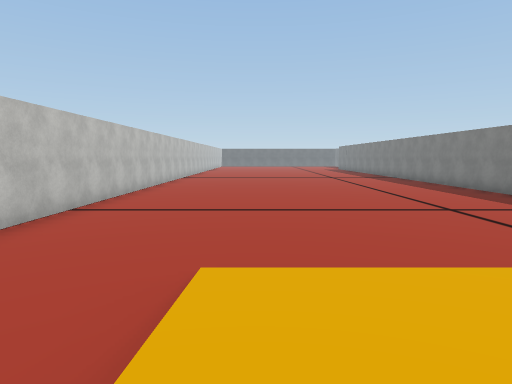
[1] (above)

24 first-person views from a walk through a 3-D level made in the Unity game engine. The camera is 1.4 m above the floor, tilts 6° down and sees 75° across. The floor is counted in squares, 2 m on a side. Each view is taken from the middle of a square. On the plan, view 1 faces up. The plan holds only what a view shows up to about 10 squares ahead; the rest is blank. Some surface patterns are stand-ins.

[2]
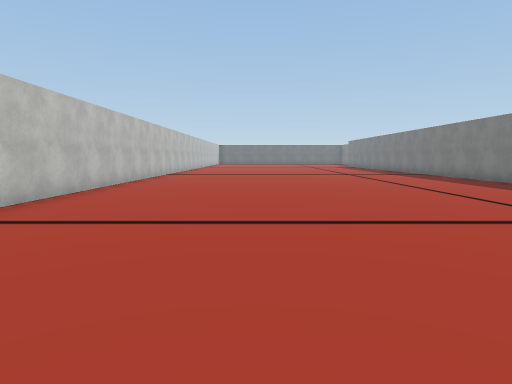

[3]
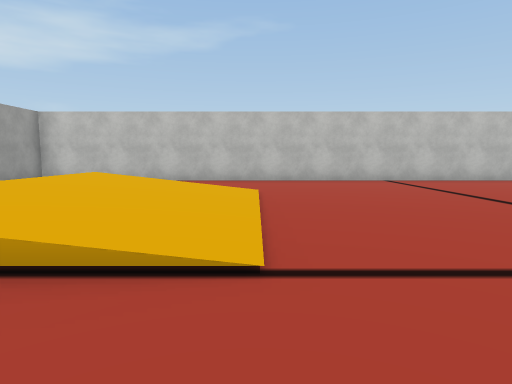

[4]
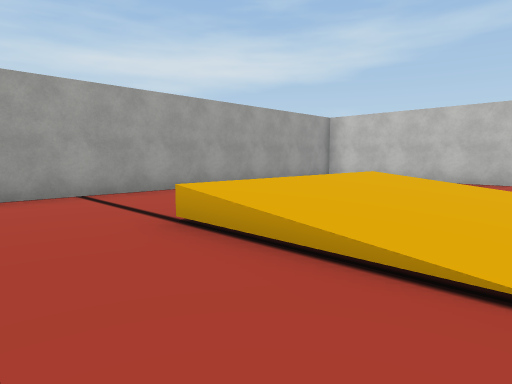

[5]
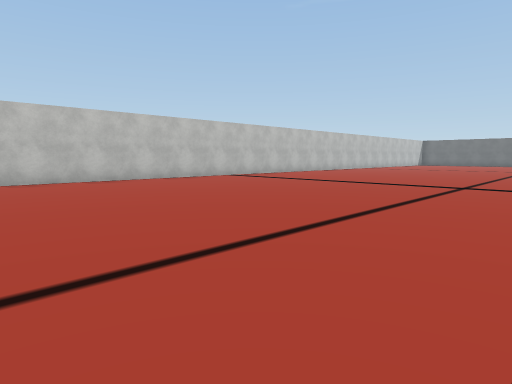

[6]
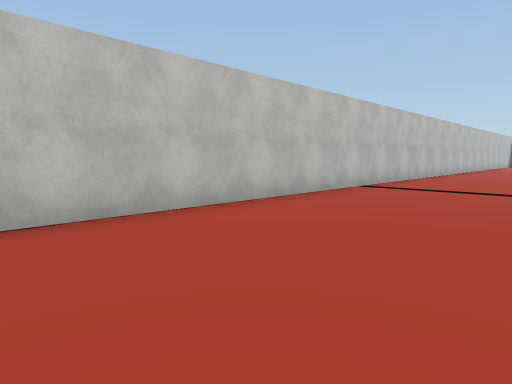

[7]
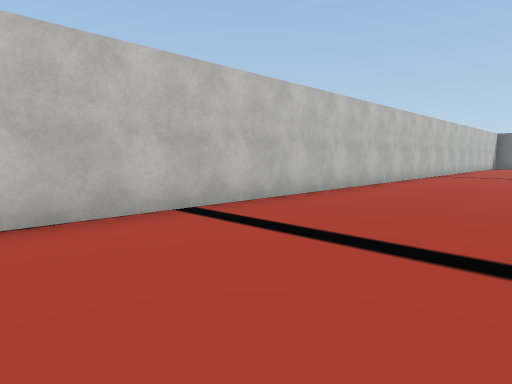

[8]
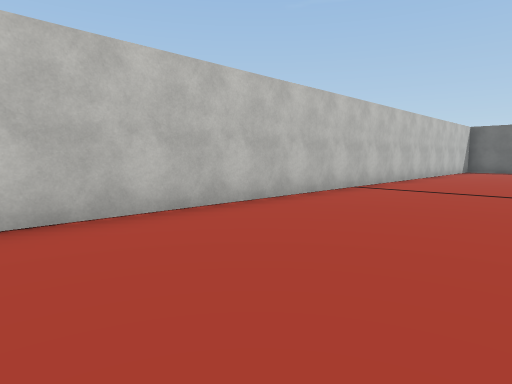

[9]
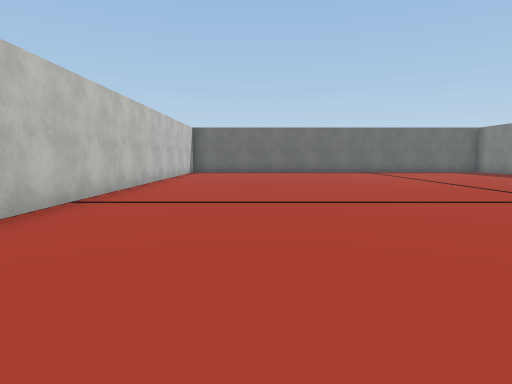

[10]
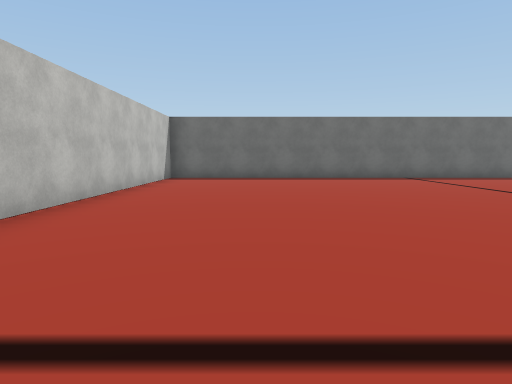

[11]
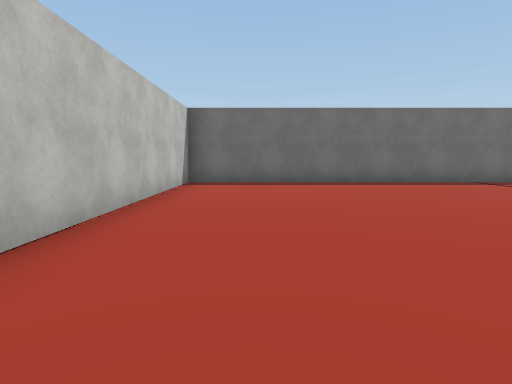

[12]
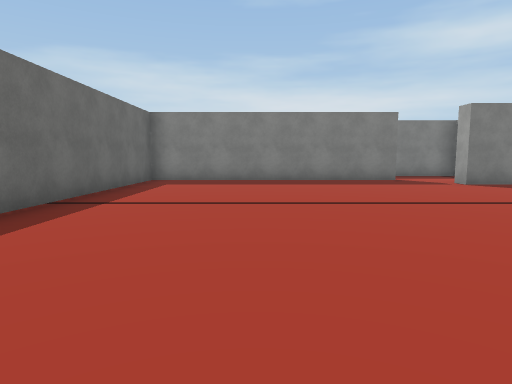

[13]
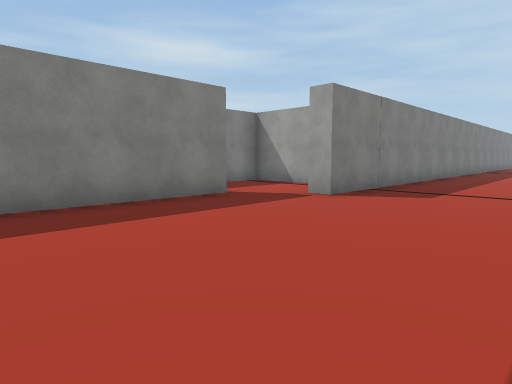

[14]
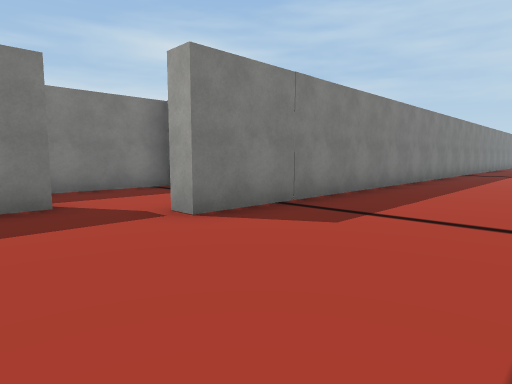

[15]
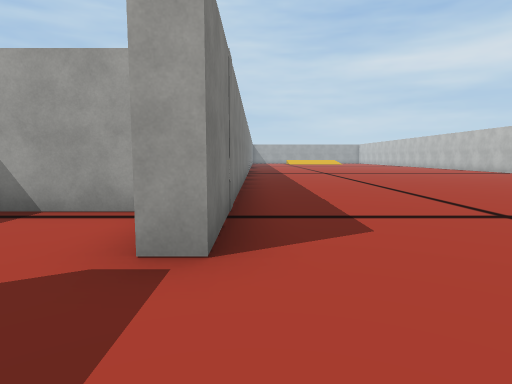

[16]
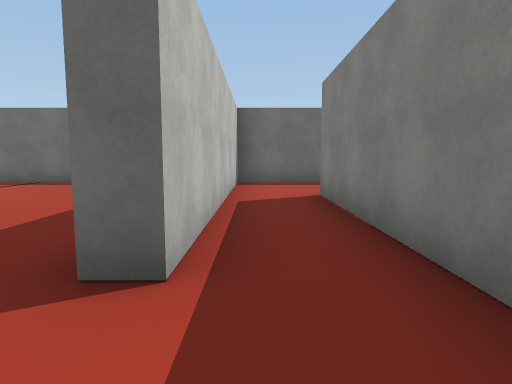

[17]
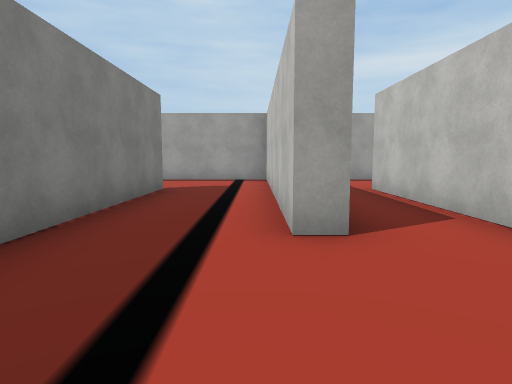

[18]
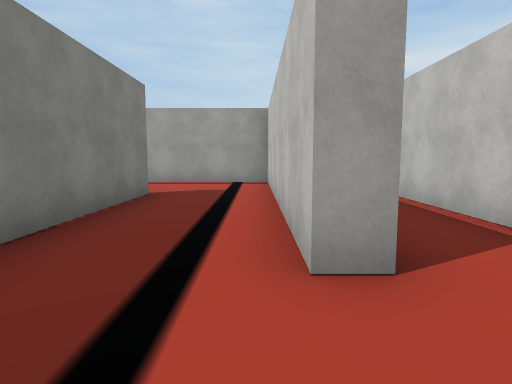

[19]
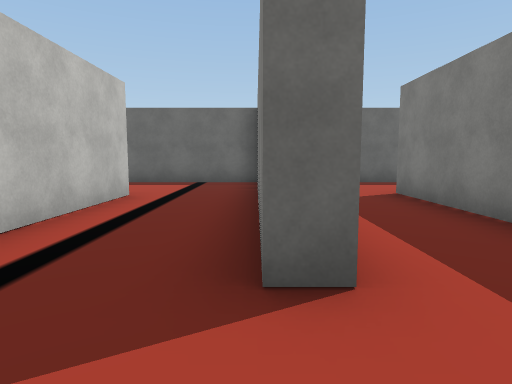

[20]
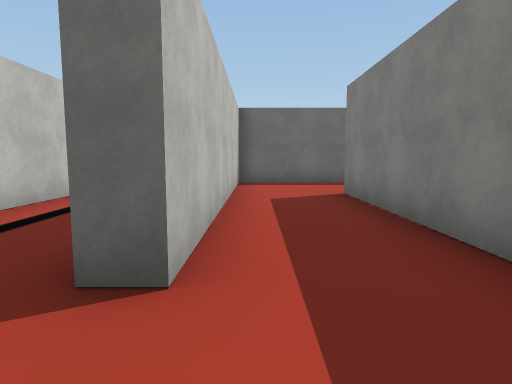

[21]
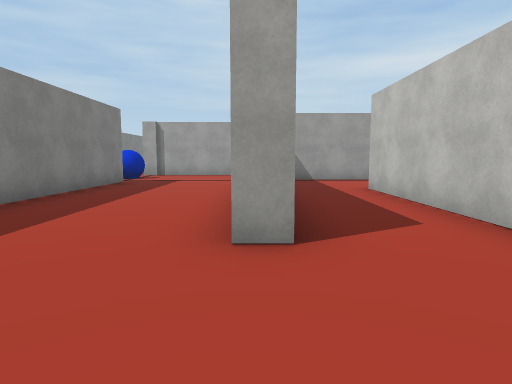

[22]
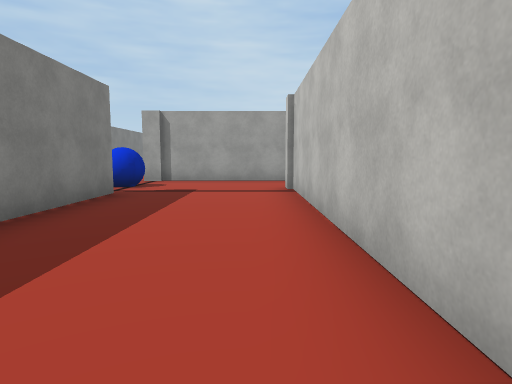

[23]
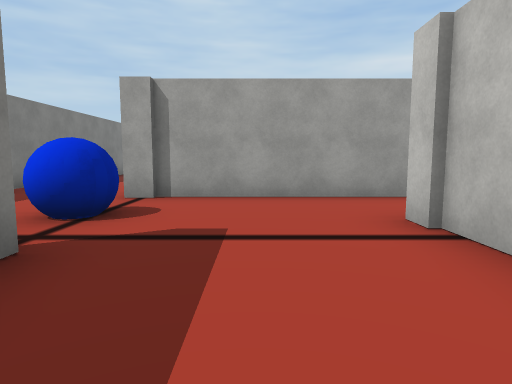

[24]
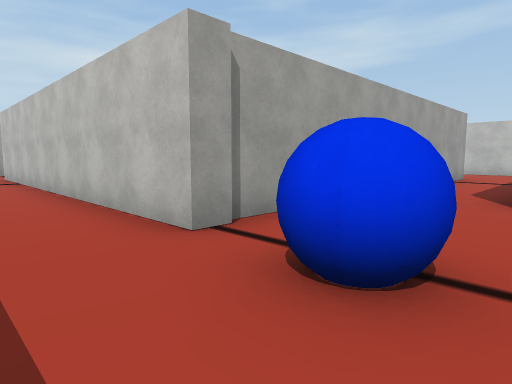

### Floor plan
Key: @ floor where view 1 was taken; # wall or solid block; . floor; / step, stairs or slope; B blue ball.
Columns run from 4 left of view 1 to 24 right of it. Each row starts with its distance up from view 1.
 39 #######################
 38 #............#....#....
 37 #............#....#....
 36 #............#....#.....
 35 #............#.#..#..#...
 34 #............#.#..#..#...
 33 #............#.#..#..#...#
 32 #............#.#..#..#...#
 31 #............#.#..#..#...#
 30 #..............#.....#...#
 29 #..........#...#.....#...#
 28 #..........#...#.... #......
 27 #..........######### ....B..
 26 #..........#   .............
 25 #..........#    ##  ######..
 24 #..........#             #..#
 23 #..........#             #. #
 22 #..........#             #.
 21 #....   . .#             #.
 20 #...   ..                #.
 19 #.... ....               #.
 18 #.........               #.
 17 #.........               #
 16 #.........               #
 15 #.........
 14 #.........
 13 #..........#
 12 #..........
 11 #..........
 10 #..........#
  9 #..........
  8 #..........
  7 #.........
  6 #.........
  5 #........
  4 #.........
  3 #.../////..
  2 #.../////..
  1 #. ./////..
  0 #   @////..
 -1 #      ....
 -2 #      ...
 -3 #     ....
 -4  #########

Where each view was taken, in squares from view 1:
view 1: 0 up, 0 right, facing up
view 2: 3 up, 0 right, facing up
view 3: 3 up, 6 right, facing left
view 4: 3 up, 6 right, facing down-left
view 5: 9 up, 6 right, facing up-left
view 6: 10 up, 0 right, facing up-left
view 7: 15 up, 0 right, facing up-left
view 8: 21 up, 0 right, facing up-left
view 9: 23 up, 1 left, facing up
view 10: 27 up, 1 left, facing up
view 11: 29 up, 2 left, facing up
view 12: 35 up, 1 left, facing right
view 13: 35 up, 4 right, facing down-right
view 14: 32 up, 4 right, facing down-right
view 15: 32 up, 7 right, facing down
view 16: 29 up, 10 right, facing up
view 17: 38 up, 12 right, facing down
view 18: 37 up, 12 right, facing down
view 19: 29 up, 14 right, facing up
view 20: 29 up, 15 right, facing up
view 21: 38 up, 17 right, facing down
view 22: 35 up, 18 right, facing down
view 23: 31 up, 19 right, facing down
view 24: 28 up, 23 right, facing down-left
